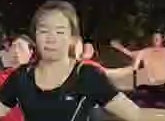
#> input picture coach_portraits/丽丽5_1_raw.jpg, 165 x 121 px
$ python -i highlight_protect.py   (imports and definitions only)
#> lines starting #> are read from the running program, lines starting #| are printed output that depends on the picture; after the words box and inside, x2 and y2 are one past the last pixel; in counts of white or black regions, pixels touching at a corner belong together
#> further down, picture is the input picture: shape (121, 165, 3); mean B, G, R 63.7, 73.7, 90.5
"""夜景高光优化三层处理模块

- 第一层：LAB L通道高光压缩（压灯区/亮地面/白衣高光）
- 第二层：HSV 白衣/低饱和亮区保护（高亮+低饱和区域单独处理）
- 第三层：连通域分析大面积灯区额外抑制
"""

import cv2
import numpy as np


# [34 lines left out: function protect_highlights, not called in this run]


def protect_bright_neutral_regions(frame, strength=0.20, value_threshold=200,
                                   sat_threshold=60, blur_ksize=5):
    """第二层：白衣/低饱和亮区保护（HSV空间）

    识别"高亮+低饱和"区域（白衣、浅灰衣物、反光区域），
    轻微压缩亮度，避免纹理发飘。

    Args:
        frame: BGR 图像
        strength: 0~1，只压一点，避免白衣发灰
        value_threshold: V通道高亮判定阈值
        sat_threshold: S通道低饱和判定阈值
        blur_ksize: mask 平滑核大小（奇数）
    """
#> called with strength = 0.2, value_threshold = 200, sat_threshold = 60, blur_ksize = 5
    if strength <= 0:
        return frame

    hsv = cv2.cvtColor(frame, cv2.COLOR_BGR2HSV).astype(np.float32)
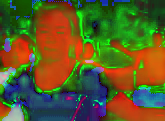
#> hsv: shape (121, 165, 3) float32; mean B, G, R 38.8, 90.4, 91.6
    h, s, v = cv2.split(hsv)
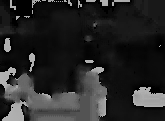
#> h: shape (121, 165) float32; min 0, max 179, mean 38.8
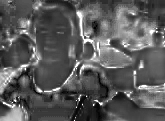
#> s: shape (121, 165) float32; min 0, max 255, mean 90.4
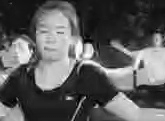
#> v: shape (121, 165) float32; min 1, max 255, mean 91.6

    bright_mask = np.clip((v - value_threshold) / max(1.0, 255.0 - value_threshold), 0.0, 1.0)
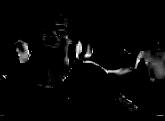
#> bright_mask: shape (121, 165) float32; min 0, max 1, mean 0.0254
    low_sat_mask = np.clip((sat_threshold - s) / max(1.0, sat_threshold), 0.0, 1.0)
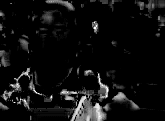
#> low_sat_mask: shape (121, 165) float32; min 0, max 1, mean 0.062
    mask = bright_mask * low_sat_mask
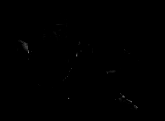
#> mask: shape (121, 165) float32; min 0, max 0.5, mean 0.00108

    if blur_ksize >= 3 and blur_ksize % 2 == 1:
        mask = cv2.GaussianBlur(mask, (blur_ksize, blur_ksize), 0)

    # 只轻微压缩，避免白衣发灰
    v_new = v * (1.0 - strength * mask)
    hsv[:, :, 2] = np.clip(v_new, 0, 255)
#> hsv: shape (121, 165, 3) float32; 10.01% of pixels changed, all inside (x1, y1, x2, y2) = (15, 11, 141, 114)

    return cv2.cvtColor(hsv.astype(np.uint8), cv2.COLOR_HSV2BGR)


# [82 lines left out: functions suppress_large_light_regions, optimize_night_highlights, not called in this run]

>>> import cv2
>>> picture = cv2.imread('../coach_portraits/丽丽5_1_raw.jpg')
>>> result = protect_bright_neutral_regions(picture)

$ run again, on coach_portraits/丽丽5_2_raw.jpg
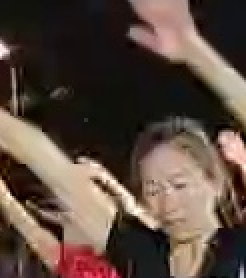
#> input picture coach_portraits/丽丽5_2_raw.jpg, 123 x 139 px (shown 2 times larger)
#> picture is the input picture: shape (139, 123, 3); mean B, G, R 63.5, 73.3, 90.5
#> in protect_bright_neutral_regions, `h, s, v = cv2.split(hsv)`:
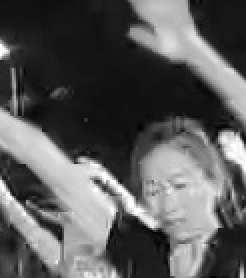
#> v: shape (139, 123) float32 (shown 2 times larger); min 0, max 255, mean 90.9
#> in protect_bright_neutral_regions, `mask = bright_mask * low_sat_mask`:
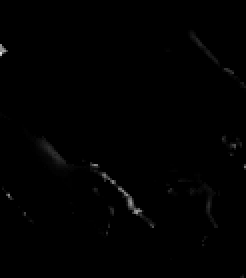
#> mask: shape (139, 123) float32 (shown 2 times larger); min 0, max 0.883, mean 0.00446

$ run again, on coach_portraits/丽丽5_3_raw.jpg
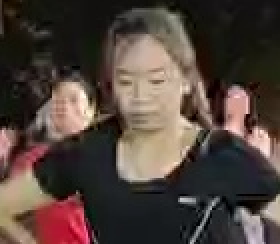
#> input picture coach_portraits/丽丽5_3_raw.jpg, 140 x 122 px (shown 2 times larger)
#> picture is the input picture: shape (122, 140, 3); mean B, G, R 60, 66.8, 80.8
#> in protect_bright_neutral_regions, `h, s, v = cv2.split(hsv)`:
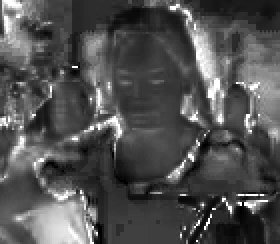
#> s: shape (122, 140) float32 (shown 2 times larger); min 0, max 255, mean 81
#> in protect_bright_neutral_regions, `mask = bright_mask * low_sat_mask`:
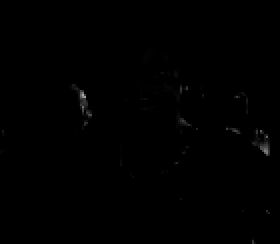
#> mask: shape (122, 140) float32 (shown 2 times larger); min 0, max 0.65, mean 0.00218

$ run again, on coach_portraits/丽丽6_1_raw.jpg
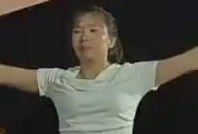
#> input picture coach_portraits/丽丽6_1_raw.jpg, 198 x 134 px
#> picture is the input picture: shape (134, 198, 3); mean B, G, R 62.2, 70.6, 72.2
#> in protect_bright_neutral_regions, `low_sat_mask = np.clip((sat_threshold - s) / max(1.0, sat_threshold), ..`:
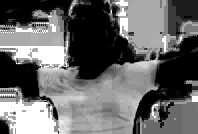
#> low_sat_mask: shape (134, 198) float32; min 0, max 1, mean 0.412
